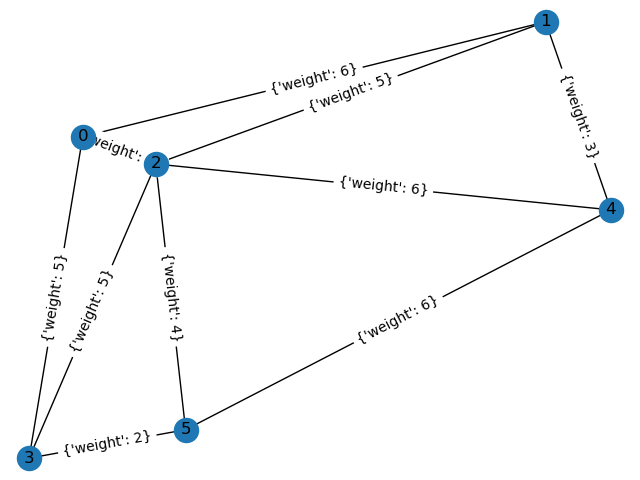

Reproduce this figure in Python.
import networkx as nx
import matplotlib.pyplot as plt
from collections import defaultdict

# 并查集实现Kruskal算法
class kruskal:
    def __init__(self, graph) -> None:
        self.graph = graph
            
    def mst(self):
        n = len(self.graph)
        mst_edges = defaultdict(int)
        parent = [_ for _ in range(n)]
        rank = [0] * n
        
        def find_parent(v):
            while parent[v] != v:
                v = parent[v]
            return v 
        def union(u, v):
            u_root = find_parent(u)
            v_root = find_parent(v)

            if rank[u_root] > rank[v_root]:
                parent[v_root] = u_root
                rank[v] += 1
            else:
                parent[u_root] = v_root
                rank[u] += 1

        
        edge_dict = defaultdict(int)
        for (u, v, w) in self.graph:
            edge_dict[(u, v)] = w
        
        sorted_edge_dict = sorted(edge_dict.items(), key=lambda x: x[1])
        for ((u, v), w) in sorted_edge_dict:
            if find_parent(u) == find_parent(v):
                continue
            else:
                union(u, v)
                mst_edges[(u, v)] = w
        return mst_edges        

def draw(G, mst_edges):
    edges = list(G.edges)
    n = len(edges)
    edge_color = ['b'] * n
    color_edges = set([_ for _ in mst_edges.keys()])

    for i in range(n):
        u, v = edges[i][0], edges[i][1]
        if (u, v) in color_edges or (v, u) in color_edges:
            edge_color[i] = 'r'
    pos = nx.kamada_kawai_layout(G)
    nx.draw(G, pos, with_labels=True, edge_color=tuple(edge_color))
    edge_labels = nx.get_edge_attributes(G, 'weight')
    nx.draw_networkx_edge_labels(G, pos, edge_labels=edge_labels)
    plt.savefig("kruskal.png", format="PNG")
    plt.show()

def main():
    graph = [(0, 1, 6), (0, 2, 1), (0, 3, 5), (1, 2, 5), (1, 4, 3), (2, 3, 5), (2, 4, 6), (2, 5, 4), (3, 5, 2), (4, 5, 6)]
    
    mst_edges = kruskal(graph).mst()
    print(mst_edges)
        
    G = nx.Graph()
    G.add_weighted_edges_from(graph)
    draw(G, mst_edges)

if __name__ == '__main__':
    main()